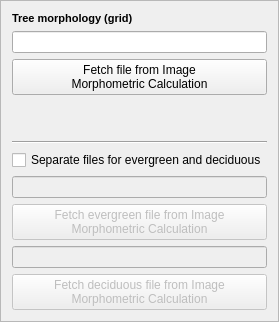
    <widget class="QFrame" name="frame_2">
     <property name="frameShape">
      <enum>QFrame::StyledPanel</enum>
     </property>
     <property name="frameShadow">
      <enum>QFrame::Raised</enum>
     </property>
     <layout class="QGridLayout" name="gridLayout_10">
      <item row="3" column="0">
       <widget class="QLineEdit" name="textInputIMPVegData">
        <property name="enabled">
         <bool>true</bool>
        </property>
        <property name="maximumSize">
         <size>
          <width>16777215</width>
          <height>22</height>
         </size>
        </property>
       </widget>
      </item>
      <item row="8" column="0">
       <widget class="QLineEdit" name="textInputIMPEveData">
        <property name="enabled">
         <bool>false</bool>
        </property>
        <property name="maximumSize">
         <size>
          <width>16777215</width>
          <height>22</height>
         </size>
        </property>
       </widget>
      </item>
      <item row="4" column="0">
       <widget class="QPushButton" name="pushButtonImportIMPVeg">
        <property name="enabled">
         <bool>true</bool>
        </property>
        <property name="text">
         <string>Fetch file from Image 
Morphometric Calculation</string>
        </property>
       </widget>
      </item>
      <item row="10" column="0">
       <widget class="QLineEdit" name="textInputIMPDecData">
        <property name="enabled">
         <bool>false</bool>
        </property>
        <property name="maximumSize">
         <size>
          <width>16777215</width>
          <height>22</height>
         </size>
        </property>
       </widget>
      </item>
      <item row="7" column="0">
       <widget class="QCheckBox" name="checkBox_twovegfiles">
        <property name="enabled">
         <bool>true</bool>
        </property>
        <property name="text">
         <string>Separate files for evergreen and deciduous</string>
        </property>
        <property name="checked">
         <bool>false</bool>
        </property>
       </widget>
      </item>
      <item row="6" column="0">
       <widget class="Line" name="line">
        <property name="orientation">
         <enum>Qt::Horizontal</enum>
        </property>
       </widget>
      </item>
      <item row="1" column="0">
       <widget class="QLabel" name="label_14">
        <property name="text">
         <string>&lt;!DOCTYPE HTML PUBLIC &quot;-//W3C//DTD HTML 4.0//EN&quot; &quot;http://www.w3.org/TR/REC-html40/strict.dtd&quot;&gt;
&lt;html&gt;&lt;head&gt;&lt;meta name=&quot;qrichtext&quot; content=&quot;1&quot; /&gt;&lt;style type=&quot;text/css&quot;&gt;
p, li { white-space: pre-wrap; }
&lt;/style&gt;&lt;/head&gt;&lt;body style=&quot; font-family:'MS Shell Dlg 2'; font-size:7.8pt; font-weight:400; font-style:normal;&quot;&gt;
&lt;p style=&quot; margin-top:0px; margin-bottom:0px; margin-left:0px; margin-right:0px; -qt-block-indent:0; text-indent:0px;&quot;&gt;&lt;span style=&quot; font-size:8pt; font-weight:600;&quot;&gt;Tree morphology (grid)&lt;/span&gt;&lt;/p&gt;&lt;/body&gt;&lt;/html&gt;</string>
        </property>
       </widget>
      </item>
      <item row="9" column="0">
       <widget class="QPushButton" name="pushButtonImportIMPVeg_eve">
        <property name="enabled">
         <bool>false</bool>
        </property>
        <property name="text">
         <string>Fetch evergreen file from Image 
Morphometric Calculation</string>
        </property>
       </widget>
      </item>
      <item row="11" column="0">
       <widget class="QPushButton" name="pushButtonImportIMPVeg_dec">
        <property name="enabled">
         <bool>false</bool>
        </property>
        <property name="text">
         <string>Fetch deciduous file from Image 
Morphometric Calculation</string>
        </property>
       </widget>
      </item>
      <item row="5" column="0">
       <spacer name="verticalSpacer_5">
        <property name="orientation">
         <enum>Qt::Vertical</enum>
        </property>
        <property name="sizeHint" stdset="0">
         <size>
          <width>20</width>
          <height>40</height>
         </size>
        </property>
       </spacer>
      </item>
     </layout>
    </widget>
